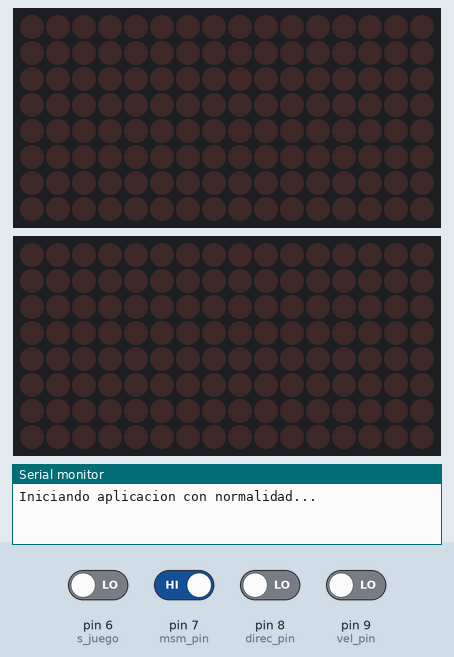
Bench run of a sketch on a simulated Arduino Uno, built with avr-gcc and run on an emulated ATmega328P. Shown: 2 × 16×8 LED matrix, the last lines printed to the serial monitor. Inputs (shaded band) come from the test bench; at power-on: pin 7 (msm_pin) HIGH, pin 6 (s_juego), pin 8 (direc_pin), pin 9 (vel_pin) LOW.

Above: at 1.2 s.
1.3 s: pin 7 (msm_pin) driven LOW
At 1.76 s:
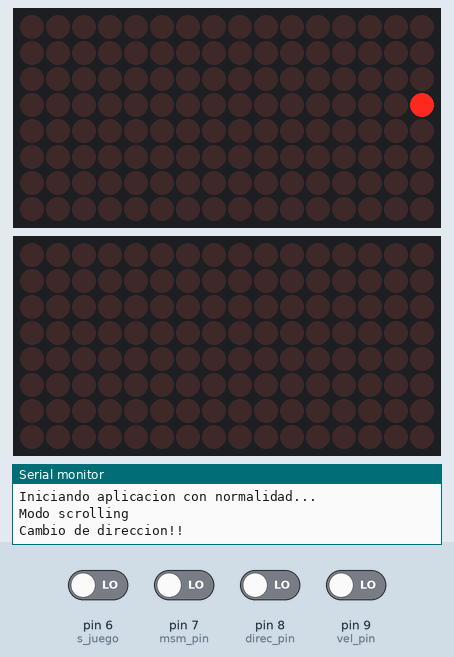
4.0 s: pin 6 (s_juego) driven HIGH
At 4.6 s:
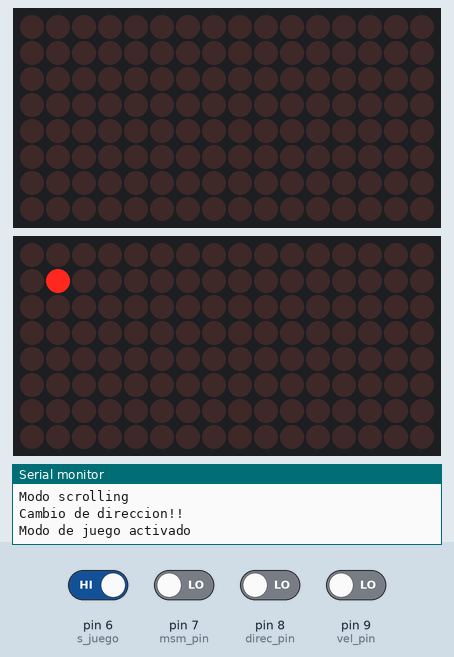
6.5 s: pin 9 (vel_pin) driven HIGH
8.5 s: pin 8 (direc_pin) driven HIGH
10.7 s: pin 8 (direc_pin) driven LOW
12.9 s: pin 7 (msm_pin) driven HIGH
Timing chart, 0 to 15.9 s (numbered marks = the images above; inputs shaded):
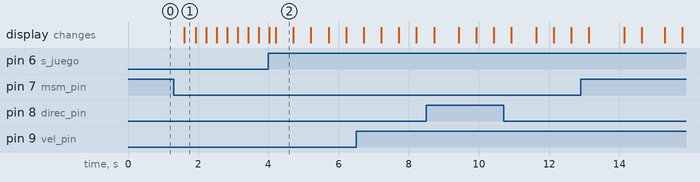

Measured:
- after the input at 1.3 s, the display: changes after 0.30 s (image 1)
- after the input at 4.0 s, the display: first differs from a run without the input after 0.21 s (image 2)
- what the display in image 2 shows lasts 0.5 s, from 4.2 s to 4.7 s

The sketch:

ARQUI_P1_Slider.ino
```cpp
//Importaciones
#include <MD_Parola.h>
#include <MD_MAX72xx.h>
#include <SPI.h>
#include "LedControl.h"

//Codigo de control de matriz
//Configuracion de las matrices
#define HARDWARE_TYPE MD_MAX72XX::ICSTATION_HW
int MAX_DEVICES =2;
int CLK_PIN   =13;
int DATA_PIN  =11;
int CS_PIN    =10;
int direc_pin =8;
int vel_pin=9;
int msm_pin=7;
int indice=0;
int s_juego=6;

MD_Parola P = MD_Parola(HARDWARE_TYPE, CS_PIN, MAX_DEVICES);

//Parametros Scrolling

uint8_t scrollSpeed = 30;    // velocidad
textEffect_t scrollEffect = PA_SCROLL_LEFT;
textPosition_t scrollAlign = PA_LEFT;

uint16_t scrollPause = 1000; // en milisegundos

// Global message buffers shared by Serial and Scrolling functions
#define  BUF_SIZE  75
char curMessage[BUF_SIZE] = { "" };
char newMessage[BUF_SIZE] = { "*TP1-GRUPO 3-SECCION B*" };
bool newMessageAvailable = true;
int  direccionAnterior=1;
int modoAnterior=1;
boolean modoJuego=false;
int tiempoJuego=300;
int  contador=0;


LedControl lc=LedControl(4,5,3,MAX_DEVICES);


void readSerial(void)
{

  static char *cp = newMessage;

  while (Serial.available()){
    *cp = (char)Serial.read();
    if ((*cp == '\n') || (cp - newMessage >= BUF_SIZE-2)){
      *cp = '\0'; // end the string

      cp = newMessage;
      newMessageAvailable = true;
    }
    else  // move char pointer to next position
      cp++;
  }
}
void cambioVelocidad(){
    if (digitalRead(vel_pin)==1){
    Serial.println("Cambio de Velocidad!!");
    if(scrollSpeed==30){
      scrollSpeed=100;
    }else{
      scrollSpeed=30;
    }
     P.setSpeed(scrollSpeed) ;
    delay(500);
  }

}

void cambioDireccion(){
  if (digitalRead(direc_pin)==1&&direccionAnterior==0){
    Serial.println("Cambio de direccion!!");
    direccionAnterior=1;
    scrollEffect = PA_SCROLL_RIGHT;
    scrollAlign = PA_RIGHT;
    P.displayClear();// limpia las matrices y se reinicia la animación
    P.displayText(curMessage, scrollAlign, scrollSpeed, scrollPause, scrollEffect, scrollEffect);
    delay(200);
  }
  if (digitalRead(direc_pin)==0&&direccionAnterior==1){
    Serial.println("Cambio de direccion!!");
    direccionAnterior=0;
    scrollEffect = PA_SCROLL_LEFT;
    scrollAlign = PA_LEFT;
    P.displayClear();// limpia las matrices y se reinicia la animación
    P.displayText(curMessage, scrollAlign, scrollSpeed, scrollPause, scrollEffect, scrollEffect);
    delay(200);
  }

}

void setup() {
    lc.shutdown(0,false);
  lc.shutdown(1,false);
  lc.setIntensity(0,8);
  lc.clearDisplay(0);
  Serial.begin(9600);
  Serial.println("Iniciando aplicacion con normalidad...\n");
  P.begin();
  P.displayText(curMessage, scrollAlign, scrollSpeed, scrollPause, scrollEffect, scrollEffect);
  pinMode(direc_pin,INPUT);
  pinMode(vel_pin,INPUT);
  pinMode(msm_pin,INPUT);
  pinMode(s_juego,INPUT);/**/


}

void loop() {


  if(digitalRead(s_juego)==1){
    contador++;
   // Serial.println(contador);
    if (contador>tiempoJuego){
        modoJuego=!modoJuego;
        if (modoJuego){
          Serial.println("Modo de juego activado");
          P.displayClear();
        }
    }
  }else{
    contador=0;
  }
  if(modoJuego){
   lc.setLed(0,1,1,true);
    delay(500);
    lc.setLed(0,1,1,false);

  }else{

    modoDisplay();
  }
}
void modoDisplay(){
  cambioVelocidad();
    if(digitalRead(msm_pin)==0&&modoAnterior==1){
        Serial.println("Modo scrolling");
        modoAnterior=0;
        P.displayClear();
        P.displayText(curMessage, scrollAlign, scrollSpeed, scrollPause, scrollEffect, scrollEffect);
    }
    if(digitalRead(msm_pin)==0&&modoAnterior==0){

        cambioDireccion();
        if (P.displayAnimate())
        {
          if (newMessageAvailable)
          {
            strcpy(curMessage, newMessage);
            newMessageAvailable = false;
          }
            P.displayReset();
        }
        readSerial();
    }
    if(digitalRead(msm_pin)==1&&modoAnterior==0){
      Serial.println("Modo letra por letra");
      modoAnterior=1;
      P.displayClear();
    }
    if(digitalRead(msm_pin)==1&&modoAnterior==1){
      P.displayClear();
      P.setTextEffect(PA_NO_EFFECT ,PA_NO_EFFECT);
      P.setTextAlignment(PA_CENTER);
      char letra[5]={' ',' ',newMessage[indice],' ',' '};
      P.setTextBuffer(letra);
      P.displayAnimate();
      indice++;
      delay(scrollSpeed*5);
      P.displayReset();
      if (indice>28){
        indice=0;
      }
    }
}
```
